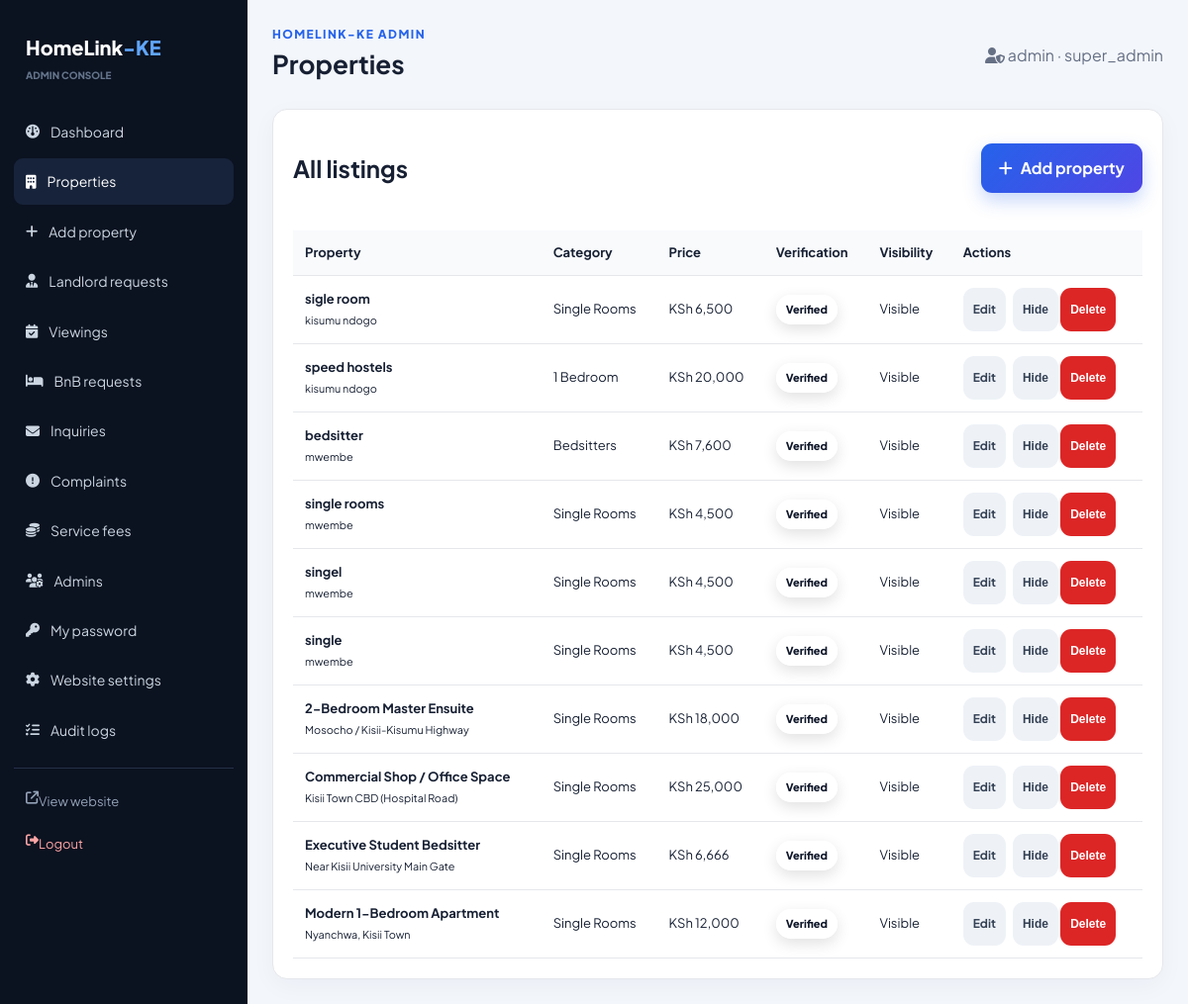
The app's page /HomeLink-KE/admin/properties.php (signed in) with its own data.
### tables this page shows
CREATE TABLE `properties` (
  `id` int(11) NOT NULL,
  `title` varchar(255) NOT NULL,
  `location` varchar(255) NOT NULL,
  `price` decimal(10,2) NOT NULL,
  `status` enum('available','rented','sold') DEFAULT 'available',
  `description` text DEFAULT NULL,
  `image_url` varchar(255) DEFAULT NULL,
  `created_at` timestamp NOT NULL DEFAULT current_timestamp(),
  `deposit_info` varchar(255) DEFAULT NULL,
  `bedrooms` int(11) DEFAULT NULL,
  `furnished_status` enum('Furnished','Unfurnished','Semi-Furnished') DEFAULT 'Unfurnished',
  `amenities` text DEFAULT NULL,
  `category` varchar(100) DEFAULT NULL,
  `is_verified` tinyint(1) DEFAULT 0,
  `is_hidden` tinyint(1) DEFAULT 0,
  `landlord_name` varchar(255) DEFAULT NULL,
  `landlord_phone` varchar(50) DEFAULT NULL,
  `landlord_email` varchar(255) DEFAULT NULL,
  `landlord_notes` text DEFAULT NULL,
  `video_path` varchar(255) DEFAULT NULL,
  `availability` varchar(50) NOT NULL DEFAULT 'Available',
  `updated_at` timestamp NOT NULL DEFAULT current_timestamp() ON UPDATE current_timestamp()
);

### HomeLink-KE/includes/auth.php (called while the page is built, shortened)
<?php
function appBaseUrl(): string {
    return '/HomeLink-KE';
}

### HomeLink-KE/includes/functions.php (called while the page is built, shortened)
<?php
require_once __DIR__ . '/auth.php';
function e(?string $value): string {
    return htmlspecialchars((string)$value, ENT_QUOTES, 'UTF-8');
}
function formatKSH(float|int|string $amount): string {
    return 'KSh ' . number_format((float)$amount, 0);
}

### HomeLink-KE/admin/properties.php (the view, shortened to what this page needs)
<?php
require_once __DIR__ . '/../includes/admin.php';
$res = $conn->query('SELECT p.* FROM properties p ORDER BY p.created_at DESC,p.id DESC');
?>
<div class="admin-card">
    <div class="admin-top">
        <h2>All listings</h2>
        <a class="btn btn-primary" href="<?= appBaseUrl() ?>/admin/add-property.php">
            <i class="fa-solid fa-plus"></i> Add property
        </a>
    </div>
    <div class="admin-table-wrap">
        <table class="admin-table">
            <tr>
                <th>Property</th>
                <th>Category</th>
                <th>Price</th>
                <th>Verification</th>
                <th>Visibility</th>
                <th>Actions</th>
            </tr>
            <?php while ($p = $res->fetch_assoc()): ?>
                <tr>
                    <td>
                        <strong><?= e($p['title']) ?></strong><br>
                        <small><?= e($p['location']) ?></small>
                    </td>
                    <td><?= e($p['category']) ?></td>
                    <td><?= formatKSH($p['price']) ?></td>
                    <td><?= $p['is_verified'] ? '<span class="badge" style="position:static;display:inline-block">Verified</span>' : 'Not verified' ?></td>
                    <td><?= $p['is_hidden'] ? 'Hidden' : 'Visible' ?></td>
                    <td>
                        <div class="actions">
                            <a class="btn btn-muted" href="<?= appBaseUrl() ?>/admin/edit-property.php?id=<?= $p['id'] ?>">Edit</a>
                            <form method="post">
                                <?php if ($p['is_hidden']): ?>
                                    <button name="action" value="show" class="btn btn-muted">Show</button>
                                <?php else: ?>
                                    <button name="action" value="hide" class="btn btn-muted">Hide</button>
                                <?php endif; ?>
                                <button name="action" value="delete" class="btn btn-danger" onclick="return confirm('Delete this property?')">Delete</button>
                            </form>
                        </div>
                    </td>
                </tr>
            <?php endwhile; ?>
        </table>
    </div>
</div>

### HomeLink-KE/assets/folder/style.css (style rules this page uses)
:root { --primary: #2563eb; --primary-dark: #1d4ed8; --secondary: #0f172a; --accent: #10b981; --bg: #f6f8fc; --card: #ffffff; --text: #172033; --muted: #667085; --border: #e5e7eb; --danger: #dc2626; --warning: #b45309; --shadow: 0 16px 40px rgba(15, 23, 42, 0.08); --shadow-3d: 0 20px 35px -10px rgba(15, 23, 42, 0.15), 0 10px 15px -5px rgba(0, 0, 0, 0.04); --radius: 18px; --transition: all 0.3s cubic-bezier(0.16, 1, 0.3, 1); --touch-target: 44px; }
* { box-sizing: border-box; -webkit-tap-highlight-color: transparent; }
html { scroll-behavior: smooth; }
body { margin: 0; background: var(--bg); color: var(--text); font-family: 'Plus Jakarta Sans', Arial, sans-serif; line-height: 1.6; overflow-x: hidden; }
a { color: inherit; }
.nav-cta, .btn-primary { background: linear-gradient(135deg, var(--primary), #4f46e5) !important; color: #ffffff !important; padding: 11px 17px; border-radius: 11px; box-shadow: 0 8px 18px rgba(37, 99, 235, 0.25); transition: var(--transition); min-height: var(--touch-target); }
.btn { display: inline-flex; align-items: center; justify-content: center; gap: 8px; border: 0; border-radius: 11px; padding: 12px 18px; text-decoration: none; font-weight: 700; cursor: pointer; transition: var(--transition); perspective: 500px; min-height: var(--touch-target); }
.btn-danger { background: var(--danger); color: #ffffff; }
.btn-muted { background: #eef2f7; color: #344054; }
.badge { position: absolute; top: 12px; left: 12px; background: rgba(255, 255, 255, 0.95); backdrop-filter: blur(4px); color: #0f172a; border-radius: 99px; padding: 6px 10px; font-size: 11px; font-weight: 800; box-shadow: 0 5px 15px rgba(0, 0, 0, 0.12); z-index: 2; }
.admin-body { background: #f3f6fb; }
.admin-top { display: flex; justify-content: space-between; align-items: center; gap: 15px; margin-bottom: 24px; }
.admin-card { background: #ffffff; border: 1px solid var(--border); border-radius: 15px; padding: 20px; box-shadow: 0 7px 25px rgba(15, 23, 42, 0.04); }
.admin-table-wrap { overflow: auto; -webkit-overflow-scrolling: touch; }
.admin-table { width: 100%; border-collapse: collapse; min-width: 700px; }
.admin-table th, .admin-table td { padding: 12px; border-bottom: 1px solid var(--border); text-align: left; font-size: 13px; }
.admin-table th { background: #f8fafc; }
.actions { display: flex; flex-wrap: wrap; gap: 7px; }
.actions .btn { padding: 7px 10px; font-size: 12px; }

### records on screen
properties: title "sigle room", location "kisumu ndogo", category "Single Rooms", price "KSh 6,500", is_verified "Verified", is_hidden "Visible"
properties: title "speed hostels", location "kisumu ndogo", category "1 Bedroom", price "KSh 20,000", is_verified "Verified", is_hidden "Visible"
properties: title "bedsitter", location "mwembe", category "Bedsitters", price "KSh 7,600", is_verified "Verified", is_hidden "Visible"
properties: title "single rooms", location "mwembe", category "Single Rooms", price "KSh 4,500", is_verified "Verified", is_hidden "Visible"
properties: title "singel", location "mwembe", category "Single Rooms", price "KSh 4,500", is_verified "Verified", is_hidden "Visible"
properties: title "single", location "mwembe", category "Single Rooms", price "KSh 4,500", is_verified "Verified", is_hidden "Visible"
properties: title "2-Bedroom Master Ensuite", location "Mosocho / Kisii-Kisumu Highway", category "Single Rooms", price "KSh 18,000", is_verified "Verified", is_hidden "Visible"
properties: title "Commercial Shop / Office Space", location "Kisii Town CBD (Hospital Road)", category "Single Rooms", price "KSh 25,000", is_verified "Verified", is_hidden "Visible"
properties: title "Executive Student Bedsitter", location "Near Kisii University Main Gate", category "Single Rooms", price "KSh 6,666", is_verified "Verified", is_hidden "Visible"
properties: title "Modern 1-Bedroom Apartment", location "Nyanchwa, Kisii Town", category "Single Rooms", price "KSh 12,000", is_verified "Verified", is_hidden "Visible"

### other values on screen
$it[3] "Dashboard"
$it[3] "Properties"
$it[3] "Add property"
$it[3] "Landlord requests"
$it[3] "Viewings"
$it[3] "BnB requests"
$it[3] "Inquiries"
$it[3] "Complaints"
$it[3] "Service fees"
$it[3] "Admins"
$it[3] "My password"
$it[3] "Website settings"
$it[3] "Audit logs"
$title "Properties"
$adminName "admin"
